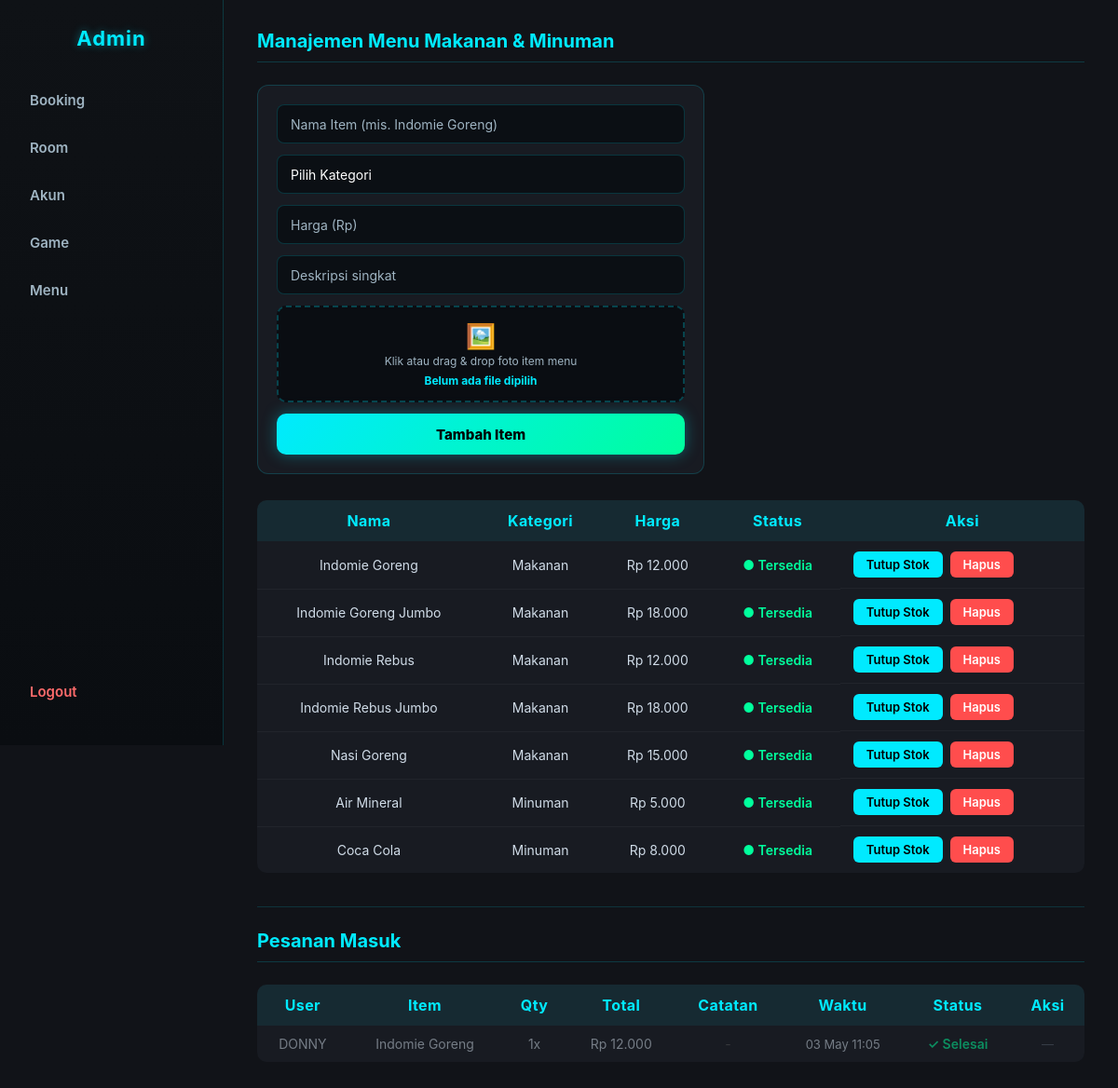
Before: /KITSUNE-ADMIN.php?page=menu (signed in) with the older database file.
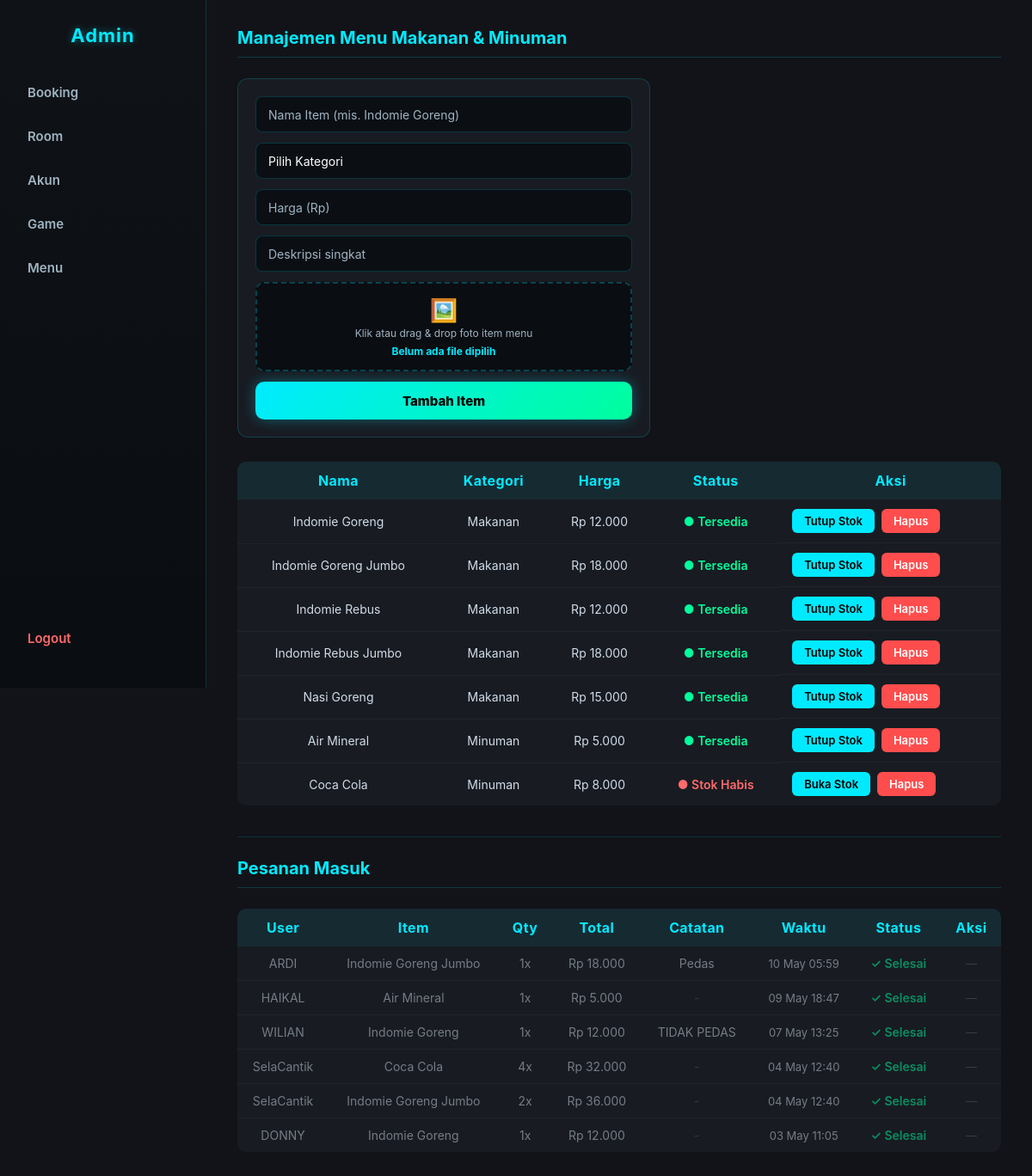
After: the same page with the newer database file.
### tables this page shows
CREATE TABLE `menu_items` (
  `id` int(11) NOT NULL AUTO_INCREMENT,
  `name` varchar(100) NOT NULL,
  `category` enum('makanan','minuman') NOT NULL,
  `price` int(11) NOT NULL DEFAULT 0,
  `description` text DEFAULT NULL,
  `image` varchar(255) DEFAULT NULL,
  `is_available` tinyint(1) NOT NULL DEFAULT 1,
  `created_at` timestamp NOT NULL DEFAULT current_timestamp(),
  PRIMARY KEY (`id`)
);

CREATE TABLE `menu_orders` (
  `id` int(11) NOT NULL AUTO_INCREMENT,
  `user_id` int(11) NOT NULL,
  `item_id` int(11) NOT NULL,
  `quantity` int(11) NOT NULL DEFAULT 1,
  `note` text DEFAULT NULL,
  `status` enum('pending','selesai') NOT NULL DEFAULT 'pending',
  `created_at` timestamp NOT NULL DEFAULT current_timestamp(),
  PRIMARY KEY (`id`),
  KEY `user_id` (`user_id`),
  KEY `menu_orders_ibfk_2` (`item_id`),
  CONSTRAINT `menu_orders_ibfk_1` FOREIGN KEY (`user_id`) REFERENCES `users` (`id`) ON DELETE CASCADE,
  CONSTRAINT `menu_orders_ibfk_2` FOREIGN KEY (`item_id`) REFERENCES `menu_items` (`id`)
);

CREATE TABLE `users` (
  `id` int(11) NOT NULL AUTO_INCREMENT,
  `username` varchar(50) NOT NULL,
  `role` enum('user','admin') NOT NULL DEFAULT 'user',
  `password` varchar(255) NOT NULL,
  `created_at` timestamp NOT NULL DEFAULT current_timestamp(),
  `last_activity` datetime DEFAULT NULL,
  PRIMARY KEY (`id`),
  UNIQUE KEY `username` (`username`)
);

### KITSUNE-ADMIN.php (the view, shortened to what this page needs)
<?php
require __DIR__ . '/db.php';
$page    = $_GET['page'] ?? 'booking';
$perPage = 20;
$pageNum = max(1, intval($_GET['p'] ?? 1));
?>
<!DOCTYPE html>
<html>
<head>
  <link rel="stylesheet" href="admin.css">
</head>
<body>
<?php if (!isset($_SESSION['admin'])): ?>
  <div class="login-box">
    <h2>Admin Login</h2>
    <?php if (isset($error)): ?>
      <p class="error"><?= htmlspecialchars($error) ?></p>
    <?php endif; ?>
    <form method="post">
      <input name="username" placeholder="Username" required>
      <input type="password" name="password" placeholder="Password" required>
      <button name="login">Login</button>
    </form>
  </div>
<?php else: ?>
<nav class="sidebar">
  <h2>Admin</h2>
  <a href="?page=booking">Booking</a>
  <a href="?page=room">Room</a>
  <a href="?page=akun">Akun</a>
  <a href="?page=game">Game</a>
  <a href="?page=menu">Menu</a>
  <a href="?logout=1">Logout</a>
</nav>
<main>
<?php if ($page === 'booking'): ?>
  <?php
    $totalRow = mysqli_fetch_assoc(mysqli_query($conn, "SELECT COUNT(*) AS n FROM bookings"))['n'];
    $totalPages = max(1, (int) ceil($totalRow / $perPage));
    $pageNum = min($pageNum, $totalPages);
    $offset  = ($pageNum - 1) * $perPage;
    $stmt = $conn->prepare("SELECT * FROM bookings ORDER BY created_at DESC LIMIT ? OFFSET ?");
    $stmt->bind_param("ii", $perPage, $offset);
    $stmt->execute();
    $data = $stmt->get_result();
    $stmt->close();
  ?>
  <h2>Data Booking (<?= $totalRow ?> total)</h2>
  <table class="users-table">
    <tr><th>Nama</th><th>Room</th><th>Durasi</th><th>Aksi</th></tr>
    <?php while($b = $data->fetch_assoc()): ?>
    <tr>
      <td><?= htmlspecialchars($b['customer_name']) ?></td>
      <td><?= intval($b['room_id']) ?></td>
      <td><?= intval($b['duration']) ?> jam</td>
      <td><button onclick="hapusBooking(<?= intval($b['id']) ?>)">Hapus</button></td>
    </tr>
    <?php endwhile; ?>
  </table>
  <?php if ($totalPages > 1): ?>
  <div class="pagination">
    <?php if ($pageNum > 1): ?>
      <a href="?page=booking&p=<?= $pageNum - 1 ?>">&laquo; Prev</a>
    <?php endif; ?>
    <span>Hal <?= $pageNum ?> / <?= $totalPages ?></span>
    <?php if ($pageNum < $totalPages): ?>
      <a href="?page=booking&p=<?= $pageNum + 1 ?>">Next &raquo;</a>
    <?php endif; ?>
  </div>
  <?php endif; ?>
<?php elseif ($page === 'menu'): ?>
<h2>Manajemen Menu Makanan & Minuman</h2>
<form id="addMenuForm" enctype="multipart/form-data">
  <input name="name" placeholder="Nama Item (mis. Indomie Goreng)" required>
  <select name="category" required>
    <option value="">Pilih Kategori</option>
  </select>
  <input type="number" name="price" placeholder="Harga (Rp)" min="1" required>
  <input type="text" name="description" placeholder="Deskripsi singkat">
  <label class="file-upload-zone">
    <div class="file-upload-inner">
      <span class="file-upload-icon">🖼️</span>
      <span class="file-upload-label">Klik atau drag & drop foto item menu</span>
      <span class="file-upload-name">Belum ada file dipilih</span>
    </div>
  </label>
  <button type="submit">Tambah Item</button>
</form>
<?php
$menuItems = mysqli_query($conn, "SELECT * FROM menu_items ORDER BY category, name");
?>
<table class="users-table" style="margin-top:18px">
  <tr>
    <th>Nama</th>
    <th>Kategori</th>
    <th>Harga</th>
    <th>Status</th>
    <th>Aksi</th>
  </tr>
  <?php while ($item = mysqli_fetch_assoc($menuItems)): ?>
  <tr>
    <td><?= htmlspecialchars($item['name']) ?></td>
    <td style="text-transform:capitalize"><?= htmlspecialchars($item['category']) ?></td>
    <td>Rp <?= number_format($item['price'], 0, ',', '.') ?></td>
    <td>
      <?php if ($item['is_available']): ?>
        <span style="color:#00ff9d;font-weight:600">● Tersedia</span>
      <?php else: ?>
        <span style="color:#ff6b6b;font-weight:600">● Stok Habis</span>
      <?php endif; ?>
    </td>
    <td style="display:flex;gap:8px">
      <button onclick="toggleMenuItem(<?= intval($item['id']) ?>)">
        <?= $item['is_available'] ? 'Tutup Stok' : 'Buka Stok' ?>
      </button>
      <button class="btn-danger" onclick="deleteMenuItem(<?= intval($item['id']) ?>, '<?= htmlspecialchars($item['name'], ENT_QUOTES) ?>')">Hapus</button>
    </td>
  </tr>
  <?php endwhile; ?>
</table>
<?php
$orders = mysqli_query($conn, "
    SELECT mo.id, mo.quantity, mo.note, mo.status, mo.created_at,
           mi.name AS item_name, mi.price,
           u.username
    FROM menu_orders mo
    JOIN menu_items mi ON mi.id = mo.item_id
    JOIN users u       ON u.id  = mo.user_id
    ORDER BY mo.status ASC, mo.created_at DESC
    LIMIT 50
");
?>
<h2 style="margin-top:36px;border-top:1px solid rgba(0,234,255,0.15);padding-top:24px">
  Pesanan Masuk
</h2>
<table class="users-table" style="margin-top:14px">
  <tr>
    <th>User</th>
    <th>Item</th>
    <th>Qty</th>
    <th>Total</th>
    <th>Catatan</th>
    <th>Waktu</th>
    <th>Status</th>
    <th>Aksi</th>
  </tr>
  <?php while ($o = mysqli_fetch_assoc($orders)): ?>
  <?php $isDone = $o['status'] === 'selesai'; ?>
  <tr style="<?= $isDone ? 'opacity:0.5' : '' ?>">
    <td><?= htmlspecialchars($o['username']) ?></td>
    <td><?= htmlspecialchars($o['item_name']) ?></td>
    <td><?= intval($o['quantity']) ?>x</td>
    <td>Rp <?= number_format($o['price'] * $o['quantity'], 0, ',', '.') ?></td>
    <td><?= $o['note'] ? htmlspecialchars($o['note']) : '<span style="color:#555">-</span>' ?></td>
    <td style="font-size:13px"><?= date('d M H:i', strtotime($o['created_at'])) ?></td>
    <td>
      <?php if ($isDone): ?>
        <span style="color:#00ff9d;font-weight:600">✓ Selesai</span>
      <?php else: ?>
        <span style="color:#ffe600;font-weight:600">⏳ Diproses</span>
      <?php endif; ?>
    </td>
    <td>
      <?php if (!$isDone): ?>
        <button onclick="markOrderDone(<?= intval($o['id']) ?>)">✓ Sudah Sampai</button>
      <?php else: ?>
        <span style="color:#555e6b;font-size:13px">—</span>
      <?php endif; ?>
    </td>
  </tr>
  <?php endwhile; ?>
</table>
<?php endif; ?>
</main>
<?php endif; ?>
</body>
</html>

### admin.css (style rules this page uses)
:root { --neon: #00eaff; --neon-green: #00ff9d; --bg: #111318; --panel: #181b22; --muted: #9fb4c2; --border: rgba(0, 234, 255, 0.18); }
* { box-sizing: border-box; margin: 0; padding: 0; font-family: Inter, system-ui, sans-serif; }
body { background: var(--bg); color: #e8eef8; display: flex; min-height: 100vh; }
.sidebar { width: 240px; min-height: 100vh; background: linear-gradient(180deg, #0f1216, #0a0d11); border-right: 1px solid var(--border); padding: 28px 18px; position: fixed; left: 0; top: 0; display: flex; flex-direction: column; }
.sidebar h2 { color: var(--neon); text-align: center; margin-bottom: 32px; font-size: 22px; letter-spacing: 1px; text-shadow: 0 0 10px rgba(0, 234, 255, 0.4); }
.sidebar a { display: flex; align-items: center; gap: 10px; padding: 12px 14px; margin-bottom: 8px; border-radius: 10px; text-decoration: none; color: var(--muted); font-weight: 600; font-size: 15px; transition: all 0.2s ease; }
.sidebar a[href*="logout"] { margin-top: auto; color: #ff6b6b; }
main { margin-left: 240px; padding: 32px 36px; flex: 1; max-width: 100%; }
main h2 { font-size: 20px; color: var(--neon); margin-bottom: 24px; padding-bottom: 10px; border-bottom: 1px solid var(--border); }
table { width: 100%; border-collapse: collapse; background: var(--panel); border-radius: 10px; overflow: hidden; }
th { background: rgba(0, 234, 255, 0.07); color: var(--neon); font-weight: 700; letter-spacing: 0.4px; padding: 12px 14px; text-align: left; }
td { padding: 11px 14px; border-bottom: 1px solid rgba(255, 255, 255, 0.04); color: #d0dce8; font-size: 14px; }
tr:last-child td { border-bottom: none; }
.users-table th, .users-table td { text-align: center; vertical-align: middle; }
button { padding: 6px 14px; border-radius: 6px; border: none; background: var(--neon); color: #000; font-weight: 600; font-size: 13px; cursor: pointer; transition: opacity 0.2s; }
button.btn-danger { background: #ff4d4d; color: #fff; }
#addMenuForm { display: flex; flex-direction: column; gap: 12px; margin-bottom: 28px; background: var(--panel); padding: 20px; border-radius: 12px; border: 1px solid var(--border); max-width: 480px; }
#addMenuForm input, #addMenuForm select { height: 42px; padding: 0 14px; border-radius: 8px; border: 1px solid var(--border); background: #0b0f14; color: #fff; font-size: 14px; width: 100%; }
#addMenuForm input::placeholder { color: var(--muted); }
#addMenuForm select { appearance: none; cursor: pointer; }
#addMenuForm button[type="submit"] { height: 44px; border-radius: 10px; background: linear-gradient(135deg, var(--neon), var(--neon-green)); color: #000; font-weight: 800; font-size: 15px; box-shadow: 0 0 16px rgba(0, 234, 255, 0.35); transition: all 0.2s ease; }
.file-upload-zone { display: block; border: 2px dashed rgba(0, 234, 255, 0.25); border-radius: 10px; background: #0a0d12; cursor: pointer; overflow: hidden; transition: border-color 0.25s, background 0.25s, box-shadow 0.25s; width: 100%; }
.file-upload-inner { display: flex; flex-direction: column; align-items: center; gap: 6px; padding: 18px 14px 14px; text-align: center; }
.file-upload-icon { font-size: 26px; line-height: 1; transition: transform 0.2s; }
.file-upload-label { color: var(--muted); font-size: 12px; }
.file-upload-name { color: var(--neon); font-size: 12px; font-weight: 700; max-width: 100%; overflow: hidden; text-overflow: ellipsis; white-space: nowrap; padding: 0 8px; }

Changed rows visible on the page:
changed menu_items "Coca Cola": is_available "● Tersedia Tutup Stok" → "● Stok Habis Buka Stok"
added menu_orders: user.username "ARDI", item.name "Indomie Goreng Jumbo", quantity "1", $o['price'] * $o['quantity'] "18.000", note "Pedas", created_at "10 May 05:59", status "✓ Selesai"
added menu_orders: user.username "HAIKAL", item.name "Air Mineral", quantity "1", $o['price'] * $o['quantity'] "5.000", created_at "09 May 18:47", status "✓ Selesai"
added menu_orders: user.username "WILIAN", item.name "Indomie Goreng", quantity "1", $o['price'] * $o['quantity'] "12.000", note "TIDAK PEDAS", created_at "07 May 13:25", status "✓ Selesai"
added menu_orders: user.username "SelaCantik", item.name "Coca Cola", quantity "4", $o['price'] * $o['quantity'] "32.000", created_at "04 May 12:40", status "✓ Selesai"
added menu_orders: user.username "SelaCantik", item.name "Indomie Goreng Jumbo", quantity "2", $o['price'] * $o['quantity'] "36.000", created_at "04 May 12:40", status "✓ Selesai"
